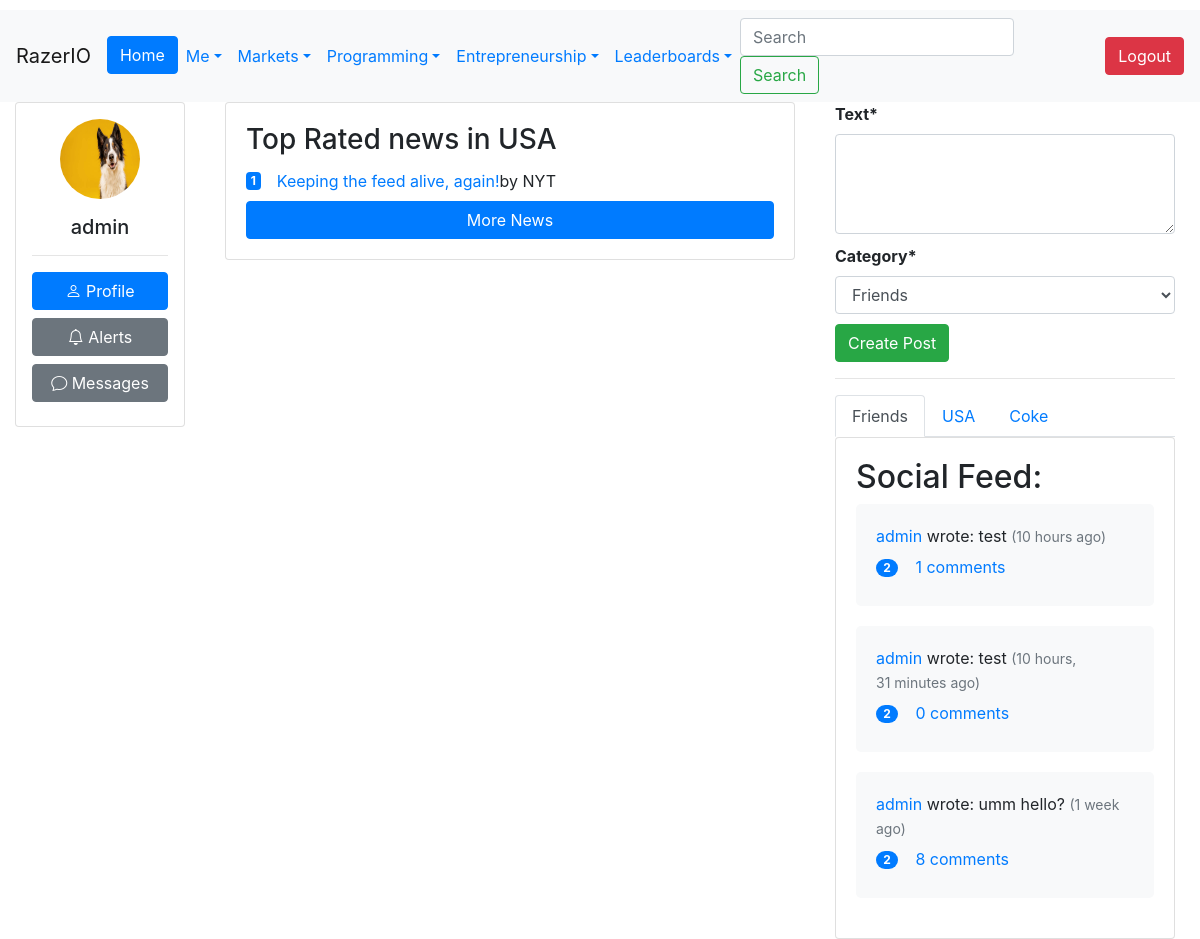
The app's page / (signed in) with its own data.
### Users/models.py (models this page shows, shortened)
class CustomUser(AbstractUser):
    Bio = models.CharField(max_length=240, default='')
    Salary = models.IntegerField(default=0)
    Company = models.ForeignKey('Company.Company', on_delete=models.CASCADE,
                                   null=True, blank=True)
    Country = models.ForeignKey(Country, on_delete=models.CASCADE, null=True)
    Region = models.ForeignKey(Region, on_delete=models.CASCADE, null=True)
    ProfilePic = models.ImageField(upload_to=upload_to, null=True, blank=True)
    Skill = models.ManyToManyField(Skill, through="User_Skill")
    Company_Verified_Email = models.BooleanField(default=False)
    badges = models.JSONField(default=dict)
    def __str__(self):
        return self.username

### Country/models.py (models this page shows)
class Country(models.Model):
    Name = models.CharField(max_length=56)
    Abbreviation = models.CharField(max_length=5)
    Flag = models.ImageField(upload_to='flags/')
    Currency = models.CharField(max_length=64)
    Currency_Abbreviation = models.CharField(max_length=5)
    def __str__(self):
        return self.Name

### Newspaper/models.py (models this page shows, shortened)
class Article(models.Model):
    Title = models.CharField(max_length=256)
    Date_Published = models.DateTimeField(auto_now_add=True)
    Text = RichTextField()
    Newspaper = models.ForeignKey(Newspaper, on_delete=models.CASCADE)
    Upvotes = models.ManyToManyField(get_user_model(), through='ArticleUpvote', related_name='upvoted_articles')
    Category = models.CharField(choices=ARTICLE_CATEGORIES, blank=True, max_length=50)

class Newspaper(models.Model):
    Title = models.CharField(max_length=256)
    Owner = models.OneToOneField(get_user_model(), on_delete=models.CASCADE,
                                 related_name='Newspaper')
    Date_Created = models.DateField(auto_created=True)
    Logo = models.ImageField(upload_to='Newspaper/Logos', null=True)
    def __str__(self):
        return f'{self.Title}'

### Company/models.py (models this page shows)
class Company(models.Model):
    Name = models.CharField(max_length=256)
    About = models.TextField(max_length=10000, default='', blank=True, null=True)
    Industry = models.CharField(max_length=100, choices=INDUSTRY_CHOICES, blank=True, null=True)
    StockTicker = models.CharField(max_length=10, null=True, blank=True)
    Founded = models.DateField(blank=True, null=True)
    Headquarters = models.CharField(max_length=100, blank=True, null=True)
    LastEditedBy = models.ForeignKey('Users.CustomUser', null=True, blank=True, on_delete=models.SET_NULL,
                                     related_name='edited_companies')
    Website = models.URLField(blank=True)
    Email_Domain = models.ManyToManyField(EmailDomain, blank=True)
    Logo = models.ImageField(upload_to='company_logos/', blank=True, null=True)
    def __str__(self):
        return self.Name

### Feed/models.py (models this page shows, shortened)
class Post(models.Model):
    Author = models.ForeignKey(settings.AUTH_USER_MODEL, on_delete=models.CASCADE)
    Date_Created = models.DateTimeField(auto_now_add=True)
    Text = models.TextField(max_length=256, blank=False)
    Category = models.CharField(max_length=15, choices=Choices, default='Friends')

class Comment(models.Model):
    Author = models.ForeignKey(settings.AUTH_USER_MODEL, on_delete=models.CASCADE)
    Post = models.ForeignKey(Post, on_delete=models.CASCADE)
    Text = models.TextField(max_length=256, blank=False, null=False)
    Date_Commented = models.DateTimeField(auto_now_add=True)

### Users/views.py (the view)
# urls.py: path("", index, name="home"),
def index(request):
    context = {}
    comments = Comment.objects.all()
    upvotes = Upvote.objects.all()
    if request.user.is_authenticated:
        user = request.user
        user_upvotes = Upvote.objects.filter(User=request.user)
        following_ids = UserFollowing.objects.filter(User=user).values_list('Following_User_ID', flat=True)
        friends_posts = Post.objects.filter(Q(Author__in=following_ids) | Q(Author=user), Category='Friends').select_related('Author').only('Author', 'Text', 'Date_Created')
        national_posts = Post.objects.filter(Category='National', Author__Country=user.Country).select_related('Author').only('Author', 'Text', 'Date_Created')
        company_posts = Post.objects.filter(Category='Organization', Author__Company=user.Company).select_related('Author').only('Author', 'Text', 'Date_Created')
        articles = Article.objects.filter(Date_Published__gte=timezone.now() - timezone.timedelta(hours=48)).annotate(num_upvotes=Count('articleupvote'))
        if request.method == "POST":
            form = NewPost(request.POST)
            if form.is_valid():
                new_post = form.save(commit=False)
                new_post.Author = user
                new_post.Text = form.cleaned_data['text']
                new_post.save()
                return JsonResponse({'status': 'ok', 'text': new_post.Text})
            else:
                return JsonResponse({'status': 'error', 'errors': form.errors})
        else:
            form = NewPost()
        context = {
            "FriendsPosts": friends_posts.order_by('-Date_Created'),
            "form": form,
            "Articles": articles.order_by('-num_upvotes', '-Date_Published'),
            "NationalPosts": national_posts.order_by('-Date_Created'),
            "CompanyPosts": company_posts.order_by('-Date_Created'),
            "comments":comments,
            "upvotes":upvotes,
            'user_upvotes': user_upvotes,
        }
    return render(request, 'home.html', context=context)

### Users/forms.py
class NewPost(forms.ModelForm):
    text = forms.CharField(widget=forms.Textarea(attrs={'rows':2}), label='Text')
    class Meta:
        model = Post
        fields = ['text', 'Category']

### Users/templatetags/post_filters.py (called while the page is built)
@register.filter
def has_upvoted(post, user):
    return post.upvote_set.filter(User=user).exists()

### templates/home.html (shortened to what this page needs)
{% extends "base.html" %}
{% load socialaccount %}
{% load account %}
{% load post_filters %}
{% load crispy_forms_tags %}
{% block content %}
{% if user.is_authenticated %}
<div class="container-fluid">
  <div class="row justify-content-between">
    <div class="col-sm-2 col-md-2 col-lg-2">
      <div class="card p-3 mb-3">
        <div class="text-center">
          {% if user.ProfilePic %}
          <img src="{{ user.ProfilePic.url }}" class="rounded-circle" width="80" height="80">
            {% else %}
          <img src="https://cdn1.iconfinder.com/data/icons/user-pictures/100/unknown-512.png" class="rounded-circle" width="80" height="80">
          {% endif %}
          <h5 class="mt-3 mb-0">{{ user.username }}</h5>
        </div>
        <hr>
        <div class="d-grid gap-2 flex-column">
          <a href="{% url 'profile' user.id %}" class="btn btn-primary mb-2" style="width: 100%;"><i class="bi bi-person"></i> Profile</a>
          <a href="{% url 'alerts' %}" class="btn btn-secondary mb-2" style="width: 100%;"><i class="bi bi-bell"></i> Alerts</a>
          <a href="{% url 'inbox' %}" class="btn btn-secondary mb-2" style="width: 100%;"><i class="bi bi-chat"></i> Messages</a>
        </div>
      </div>
    </div>
    <div class="col-sm-6 col-md-6 col-lg-6">
      <div class="card">
        <div class="card-body">
          <h3 class="card-title">Top Rated news in {{ user.Country }}</h3>
          {% for article in Articles %}
            <div class="d-flex align-items-center mb-2">
              <span class="badge badge-primary mr-3">{{ article.num_upvotes }}</span>
              <a href="{% url 'article' article.id %}">{{ article.Title }} </a> by {{ article.Newspaper }}
            </div>
          <a href="{% url 'articles_page' %}" class="btn btn-primary" style="width: 100%;">More News</a>
            {% empty %}
            No posts yet!
          {% endfor %}
        </div>
      </div>
    </div>
    <div class="row justify-content-between col-sm-4 col-md-4 col-lg-4">
  <div class="col-sm-12 col-md-12 col-lg-12">
    <form id="new-post-form" method="POST">
  <div class="form-group">
    {{ form.text|as_crispy_field }}
  </div>
  <div class="form-group">
    {{ form.Category|as_crispy_field }}
  </div>
  <button type="submit" class="btn btn-success">Create Post</button>
</form>
    <hr>
    <ul class="nav nav-tabs ">
      <li class="nav-item">
        <a class="nav-link active" data-toggle="tab" href="#social-posts">Friends</a>
      </li>
      <li class="nav-item">
        <a class="nav-link" data-toggle="tab" href="#national-posts">{{ user.Country }}</a>
      </li>
      <li class="nav-item">
        <a class="nav-link" data-toggle="tab" href="#org-posts">{{ user.Company }}</a>
      </li>
    </ul>
    <div class="tab-content">
      <div id="social-posts" class="tab-pane fade show active">
        <div class="card">
          <div class="card-body">
            <div id="post-list">
              <h2>Social Feed:</h2>
{% for post in FriendsPosts %}
  <div class="post" style="background-color: #f8f9fa; padding: 20px; border-radius: 5px; margin-bottom: 20px;">
    <div>
      <a href="{% url 'profile' post.Author.id %}">{{ post.Author }}</a> wrote: {{ post.Text }}
      <small class="text-muted"> ({{ post.Date_Created|timesince }} ago)</small>
    </div>
    <div>
      <span class="upvote-count badge badge-pill badge-primary" data-post-id="{{ post.id }}">{{ post.upvote_set.count }}</span>
      {% with post_comments=post.comment_set.all %}
        <button class="btn btn-link toggle-comments" data-post-id="{{ post.id }}">
          <span>{{ post_comments|length }} comments</span>
        </button>
      {% endwith %}
    </div>
  </div>
{% empty %}
  <div class="text-center text-muted">
    No posts yet!
  </div>
{% endfor %}
            </div>
          </div>
        </div>
      </div>
    </div>
  </div>
</div>
<br>
</div>
</div>
{% else %}
<p>You are not logged in</p>
<a href="{% url 'account_login' %}" class="btn btn-primary">Log In</a>
<a href="{% url 'account_signup' %}" class="btn btn-primary">Sign Up</a>
{% endif %}
{% endblock %}

### templates/home.html (style rules this page uses)
#new-post-form { margin-top: 0; padding: 0; border: none; border-radius: 5px; }
.form-group { margin-bottom: 10px; }
label { font-weight: bold; }
select.form-control { width: 100%; }
textarea.form-control { height: 100px; }
.btn-success { background-color: #28a745; border-color: #28a745; }

### records on screen
CustomUser: ProfilePic (picture), username "admin", Country "USA", Company "Coke"
Article: num_upvotes "1", Title "Keeping the feed alive, again!", Newspaper "NYT"
Post: Author "admin", Text "test", Date_Created "10 hours", upvote_set.count "2", comment_set.all|length "1"
Post: Author "admin", Text "test", Date_Created "10 hours, 31 minutes", upvote_set.count "2", comment_set.all|length "0"
Post: Author "admin", Text "umm hello?", Date_Created "1 week", upvote_set.count "2", comment_set.all|length "8"
